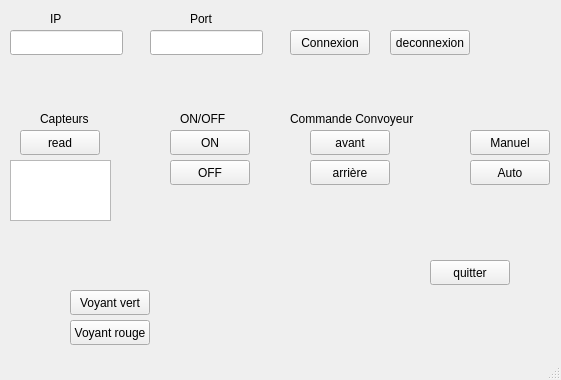
<?xml version="1.0" encoding="UTF-8"?>
<ui version="4.0">
 <class>TechnicianInterface</class>
 <widget class="QMainWindow" name="TechnicianInterface">
  <property name="geometry">
   <rect>
    <x>0</x>
    <y>0</y>
    <width>561</width>
    <height>380</height>
   </rect>
  </property>
  <property name="windowTitle">
   <string>TechnicianInterface</string>
  </property>
  <widget class="QWidget" name="centralwidget">
   <widget class="QPushButton" name="pushButton_quitter">
    <property name="geometry">
     <rect>
      <x>430</x>
      <y>260</y>
      <width>80</width>
      <height>25</height>
     </rect>
    </property>
    <property name="text">
     <string>quitter</string>
    </property>
    <property name="icon">
     <iconset theme="application-exit"/>
    </property>
   </widget>
   <widget class="QLineEdit" name="lineEdit_IP">
    <property name="geometry">
     <rect>
      <x>10</x>
      <y>30</y>
      <width>113</width>
      <height>25</height>
     </rect>
    </property>
   </widget>
   <widget class="QLineEdit" name="lineEdit_Port">
    <property name="geometry">
     <rect>
      <x>150</x>
      <y>30</y>
      <width>113</width>
      <height>25</height>
     </rect>
    </property>
   </widget>
   <widget class="QLabel" name="label_4">
    <property name="geometry">
     <rect>
      <x>50</x>
      <y>10</y>
      <width>54</width>
      <height>17</height>
     </rect>
    </property>
    <property name="text">
     <string>IP</string>
    </property>
   </widget>
   <widget class="QLabel" name="label_5">
    <property name="geometry">
     <rect>
      <x>190</x>
      <y>10</y>
      <width>54</width>
      <height>17</height>
     </rect>
    </property>
    <property name="text">
     <string>Port</string>
    </property>
   </widget>
   <widget class="QPushButton" name="pushButton_connexion">
    <property name="geometry">
     <rect>
      <x>290</x>
      <y>30</y>
      <width>80</width>
      <height>25</height>
     </rect>
    </property>
    <property name="text">
     <string>Connexion</string>
    </property>
   </widget>
   <widget class="QPushButton" name="pushButton_read">
    <property name="geometry">
     <rect>
      <x>20</x>
      <y>130</y>
      <width>80</width>
      <height>25</height>
     </rect>
    </property>
    <property name="text">
     <string>read</string>
    </property>
   </widget>
   <widget class="QPushButton" name="pushButton_Marche_avant">
    <property name="geometry">
     <rect>
      <x>310</x>
      <y>130</y>
      <width>80</width>
      <height>25</height>
     </rect>
    </property>
    <property name="text">
     <string>avant</string>
    </property>
   </widget>
   <widget class="QPushButton" name="pushButton_Marche_arriere">
    <property name="geometry">
     <rect>
      <x>310</x>
      <y>160</y>
      <width>80</width>
      <height>25</height>
     </rect>
    </property>
    <property name="text">
     <string>arrière</string>
    </property>
   </widget>
   <widget class="QPushButton" name="pushButton_deconnexion">
    <property name="geometry">
     <rect>
      <x>390</x>
      <y>30</y>
      <width>80</width>
      <height>25</height>
     </rect>
    </property>
    <property name="text">
     <string>deconnexion</string>
    </property>
    <property name="checkable">
     <bool>false</bool>
    </property>
   </widget>
   <widget class="QTextEdit" name="textEdit">
    <property name="geometry">
     <rect>
      <x>10</x>
      <y>160</y>
      <width>101</width>
      <height>61</height>
     </rect>
    </property>
   </widget>
   <widget class="QPushButton" name="pushButton_Stop">
    <property name="geometry">
     <rect>
      <x>170</x>
      <y>160</y>
      <width>80</width>
      <height>25</height>
     </rect>
    </property>
    <property name="text">
     <string>OFF</string>
    </property>
   </widget>
   <widget class="QPushButton" name="pushButton_marche">
    <property name="geometry">
     <rect>
      <x>170</x>
      <y>130</y>
      <width>80</width>
      <height>25</height>
     </rect>
    </property>
    <property name="text">
     <string>ON</string>
    </property>
   </widget>
   <widget class="QLabel" name="label_2">
    <property name="geometry">
     <rect>
      <x>290</x>
      <y>110</y>
      <width>131</width>
      <height>17</height>
     </rect>
    </property>
    <property name="text">
     <string>Commande Convoyeur</string>
    </property>
   </widget>
   <widget class="QLabel" name="label_3">
    <property name="geometry">
     <rect>
      <x>40</x>
      <y>110</y>
      <width>54</width>
      <height>17</height>
     </rect>
    </property>
    <property name="text">
     <string>Capteurs</string>
    </property>
   </widget>
   <widget class="QLabel" name="label_7">
    <property name="geometry">
     <rect>
      <x>180</x>
      <y>110</y>
      <width>54</width>
      <height>17</height>
     </rect>
    </property>
    <property name="text">
     <string>ON/OFF</string>
    </property>
   </widget>
   <widget class="QPushButton" name="pushButton_auto">
    <property name="geometry">
     <rect>
      <x>470</x>
      <y>160</y>
      <width>80</width>
      <height>25</height>
     </rect>
    </property>
    <property name="text">
     <string>Auto</string>
    </property>
   </widget>
   <widget class="QPushButton" name="pushButton_manuel">
    <property name="geometry">
     <rect>
      <x>470</x>
      <y>130</y>
      <width>80</width>
      <height>25</height>
     </rect>
    </property>
    <property name="text">
     <string>Manuel</string>
    </property>
   </widget>
   <widget class="QPushButton" name="pushButton_vert">
    <property name="geometry">
     <rect>
      <x>70</x>
      <y>290</y>
      <width>80</width>
      <height>25</height>
     </rect>
    </property>
    <property name="text">
     <string>Voyant vert</string>
    </property>
   </widget>
   <widget class="QPushButton" name="pushButton_rouge">
    <property name="geometry">
     <rect>
      <x>70</x>
      <y>320</y>
      <width>80</width>
      <height>25</height>
     </rect>
    </property>
    <property name="text">
     <string>Voyant rouge</string>
    </property>
   </widget>
  </widget>
  <widget class="QStatusBar" name="statusbar"/>
 </widget>
 <resources/>
 <connections/>
</ui>
